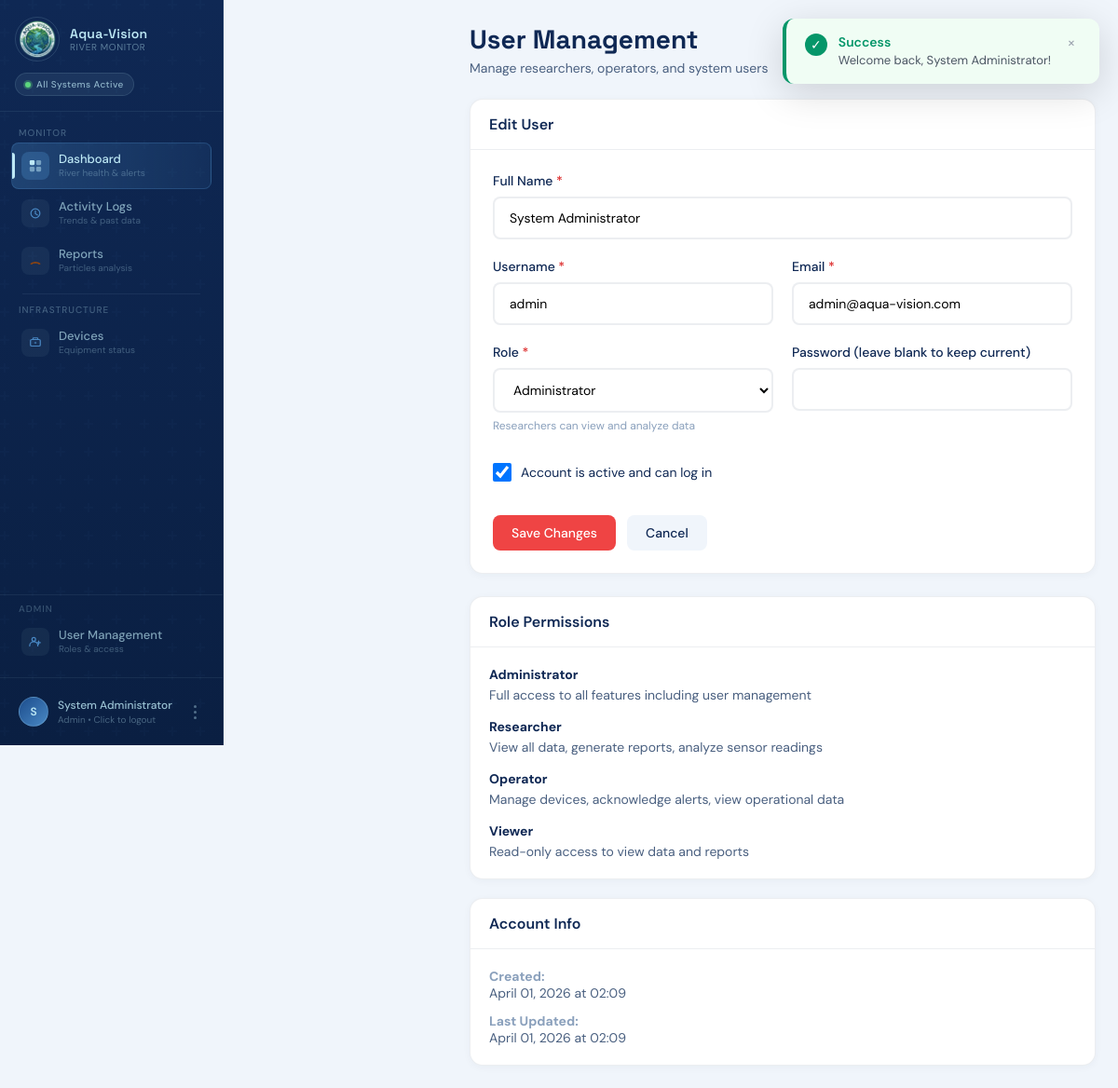
/apps/admin/users.php?action=edit&id=1 (signed in), run on the app's committed database.
### tables this page shows
CREATE TABLE IF NOT EXISTS users (
    user_id INT AUTO_INCREMENT PRIMARY KEY,
    username VARCHAR(50) UNIQUE NOT NULL,
    email VARCHAR(100) UNIQUE NOT NULL,
    password_hash VARCHAR(255) NOT NULL,
    full_name VARCHAR(100) NOT NULL,
    role ENUM('admin', 'operator', 'viewer', 'researcher') DEFAULT 'viewer',
    is_active BOOLEAN DEFAULT TRUE,
    created_at TIMESTAMP DEFAULT CURRENT_TIMESTAMP,
    updated_at TIMESTAMP DEFAULT CURRENT_TIMESTAMP ON UPDATE CURRENT_TIMESTAMP
);

### apps/admin/users.php (the view, shortened to what this page needs)
<?php
require_once __DIR__ . '/../../database/config.php';
$action = $_GET['action'] ?? 'list';
$id = isset($_GET['id']) ? (int)$_GET['id'] : 0;
$user = ($action === 'edit' && $id) ? getUserById($conn, $id) : null;
$users = getAllUsers($conn);
function getAllUsers($conn) {
    $sql = "SELECT user_id, username, email, full_name, role, is_active, created_at, updated_at
            FROM users
            ORDER BY created_at DESC";
    $result = $conn->query($sql);
    return $result ? $result->fetch_all(MYSQLI_ASSOC) : [];
}
function getUserById($conn, $id) {
    $stmt = $conn->prepare("SELECT user_id, username, email, full_name, role, is_active, created_at, updated_at
                          FROM users
                          WHERE user_id = ?");
    $stmt->bind_param("i", $id);
    $stmt->execute();
    return $stmt->get_result()->fetch_assoc();
}
$totalUsers = count($users);
$activeUsers = count(array_filter($users, fn($u) => $u['is_active']));
$inactiveUsers = $totalUsers - $activeUsers;
$researcherCount = count(array_filter($users, fn($u) => $u['role'] === 'researcher'));
?>
<!DOCTYPE html>
<html lang="en">
<head>
</head>
<body>
    <?php include __DIR__ . '/../../assets/navigation.php'; ?>
    <?php include __DIR__ . '/../../assets/toast.php'; ?>
    <div class="main-content">
        <div class="page-header">
            <div>
                <h1 class="page-title">User Management</h1>
                <p class="page-subtitle">Manage researchers, operators, and system users</p>
            </div>
        </div>
        <?php if ($action === 'list'): ?>
            <div class="stats-grid">
                <div class="stat-card">
                    <div class="stat-label">Total Users</div>
                    <div class="stat-value"><?= $totalUsers ?></div>
                    <div class="stat-change">All system accounts</div>
                </div>
                <div class="stat-card">
                    <div class="stat-label">Active Users</div>
                    <div class="stat-value" style="color: var(--good);"><?= $activeUsers ?></div>
                    <div class="stat-change">Currently active</div>
                </div>
                <div class="stat-card">
                    <div class="stat-label">Researchers</div>
                    <div class="stat-value" style="color: var(--c3);"><?= $researcherCount ?></div>
                    <div class="stat-change">Research personnel</div>
                </div>
                <div class="stat-card">
                    <div class="stat-label">Inactive</div>
                    <div class="stat-value" style="color: var(--crit);"><?= $inactiveUsers ?></div>
                    <div class="stat-change">Deactivated accounts</div>
                </div>
            </div>
            <div class="card">
                <div class="card-header">
                    <h2 class="card-title">All Users</h2>
                </div>
                <?php if (empty($users)): ?>
                    <div class="empty-state">
                        <div class="empty-state-icon">👥</div>
                        <div class="empty-state-title">No users found</div>
                        <div class="empty-state-text">Get started by adding your first user.</div>
                    </div>
                <?php else: ?>
                    <table class="data-table">
                        <thead>
                            <tr>
                                <th>User</th>
                                <th>Role</th>
                                <th>Status</th>
                                <th>Created</th>
                                <th>Actions</th>
                            </tr>
                        </thead>
                        <tbody>
                            <?php foreach ($users as $u): ?>
                                <tr>
                                    <td>
                                        <div class="user-info">
                                            <div class="user-avatar">
                                                <?= strtoupper(substr($u['full_name'], 0, 1)) ?>
                                            </div>
                                            <div class="user-details">
                                                <span class="user-name"><?= htmlspecialchars($u['full_name']) ?></span>
                                                <span class="user-email"><?= htmlspecialchars($u['email']) ?></span>
                                            </div>
                                        </div>
                                    </td>
                                    <td>
                                        <span class="role-badge" style="background: <?= getRoleBadgeColor($u['role']) ?>">
                                            <?= ucfirst($u['role']) ?>
                                        </span>
                                    </td>
                                    <td>
                                        <?php if ($u['is_active']): ?>
                                            <span class="badge badge-success">● Active</span>
                                        <?php else: ?>
                                            <span class="badge badge-danger">● Inactive</span>
                                        <?php endif; ?>
                                    </td>
                                    <td><?= date('M d, Y', strtotime($u['created_at'])) ?></td>
                                    <td>
                                        <div class="actions">
                                            <a href="?action=edit&id=<?= $u['user_id'] ?>" class="icon-btn edit" title="Edit">✏️</a>
                                            <form method="POST" style="display: inline;" onsubmit="return confirm('Are you sure you want to delete this user?');">
                                                <input type="hidden" name="form_action" value="delete">
                                                <input type="hidden" name="user_id" value="<?= $u['user_id'] ?>">
                                                <button type="submit" class="icon-btn delete" title="Delete">🗑️</button>
                                            </form>
                                        </div>
                                    </td>
                                </tr>
                            <?php endforeach; ?>
                        </tbody>
                    </table>
                <?php endif; ?>
            </div>
        <?php elseif ($action === 'add' || $action === 'edit'): ?>
            <div class="content-grid">
                <div class="card">
                    <div class="card-header">
                        <h2 class="card-title"><?= $action === 'add' ? 'Add New User' : 'Edit User' ?></h2>
                    </div>
                    <div style="padding: 24px;">
                        <form method="POST" action="">
                            <div class="form-group">
                                <label class="form-label">Full Name <span class="required">*</span></label>
                                <input type="text" name="full_name" class="form-input"
                                       value="<?= htmlspecialchars($user['full_name'] ?? '') ?>" required>
                            </div>
                            <div style="display: grid; grid-template-columns: 1fr 1fr; gap: 20px;">
                                <div class="form-group">
                                    <label class="form-label">Username <span class="required">*</span></label>
                                    <input type="text" name="username" class="form-input"
                                           value="<?= htmlspecialchars($user['username'] ?? '') ?>" required>
                                </div>
                                <div class="form-group">
                                    <label class="form-label">Email <span class="required">*</span></label>
                                    <input type="email" name="email" class="form-input"
                                           value="<?= htmlspecialchars($user['email'] ?? '') ?>" required>
                                </div>
                            </div>
                            <div style="display: grid; grid-template-columns: 1fr 1fr; gap: 20px;">
                                <div class="form-group">
                                    <label class="form-label">Role <span class="required">*</span></label>
                                    <select name="role" class="form-select" required>
                                        <option value="admin" <?= ($user['role'] ?? '') === 'admin' ? 'selected' : '' ?>>Administrator</option>
                                    </select>
                                    <p class="form-hint">Researchers can view and analyze data</p>
                                </div>
                                <div class="form-group">
                                    <label class="form-label">
                                        Password <?= $action === 'add' ? '<span class="required">*</span>' : '(leave blank to keep current)' ?>
                                    </label>
                                    <input type="password" name="password" class="form-input"
                                           <?= $action === 'add' ? 'required' : '' ?>>
                                </div>
                            </div>
                            <div class="checkbox-wrapper">
                                <input type="checkbox" id="is_active" name="is_active" value="1"
                                       <?= ($user['is_active'] ?? 1) ? 'checked' : '' ?>>
                                <label for="is_active">Account is active and can log in</label>
                            </div>
                            <div style="display: flex; gap: 12px; margin-top: 24px;">
                                <button type="submit" class="btn btn-primary">
                                    <?= $action === 'add' ? 'Create User' : 'Save Changes' ?>
                                </button>
                                <a href="?action=list" class="btn" style="background: var(--bg); color: var(--text);">Cancel</a>
                            </div>
                        </form>
                    </div>
                </div>
                <div>
                    <div class="card" style="margin-bottom: 20px;">
                        <div class="card-header">
                            <h3 class="card-title">Role Permissions</h3>
                        </div>
                        <div style="padding: 20px; font-size: 14px; color: var(--text2);">
                            <div style="margin-bottom: 16px;">
                                <strong style="color: var(--c1); display: block; margin-bottom: 4px;">Administrator</strong>
                                Full access to all features including user management
                            </div>
                            <div style="margin-bottom: 16px;">
                                <strong style="color: var(--c1); display: block; margin-bottom: 4px;">Researcher</strong>
                                View all data, generate reports, analyze sensor readings
                            </div>
                            <div style="margin-bottom: 16px;">
                                <strong style="color: var(--c1); display: block; margin-bottom: 4px;">Operator</strong>
                                Manage devices, acknowledge alerts, view operational data
                            </div>
                            <div>
                                <strong style="color: var(--c1); display: block; margin-bottom: 4px;">Viewer</strong>
                                Read-only access to view data and reports
                            </div>
                        </div>
                    </div>
                    <?php if ($action === 'edit' && $user): ?>
                        <div class="card">
                            <div class="card-header">
                                <h3 class="card-title">Account Info</h3>
                            </div>
                            <div style="padding: 20px; font-size: 14px; color: var(--text2);">
                                <div style="margin-bottom: 12px;">
                                    <strong style="color: var(--text3);">Created:</strong><br>
                                    <?= date('F d, Y \a\t H:i', strtotime($user['created_at'])) ?>
                                </div>
                                <div>
                                    <strong style="color: var(--text3);">Last Updated:</strong><br>
                                    <?= date('F d, Y \a\t H:i', strtotime($user['updated_at'])) ?>
                                </div>
                            </div>
                        </div>
                    <?php endif; ?>
                </div>
            </div>
        <?php endif; ?>
    </div>
</body>
</html>

### apps/admin/users.php (style rules this page uses)
*, *::before, *::after { box-sizing: border-box; margin: 0; padding: 0; }
:root { --c1: #0F2854; --c2: #1C4D8D; --c3: #4988C4; --c4: #BDE8F5; --bg: #f0f5fb; --surface: #fff; --border: rgba(15,40,84,.08); --text: #0F2854; --text2: #4a6080; --text3: #8aa0bc; --good: #16a34a; --good-bg: #dcfce7; --warn: #d97706; --warn-bg: #fef3c7; --crit: #dc2626; --crit-bg: #fee2e2; --radius: 14px; --radius-sm: 8px; --sidebar-w: 240px; }
body { font-family: 'DM Sans', sans-serif; background: var(--bg); min-height: 100vh; }
.main-content { margin-left: var(--sidebar-w); padding: 24px; }
.page-header { display: flex; justify-content: space-between; align-items: center; margin-bottom: 24px; }
.page-title { font-family: 'Space Grotesk', sans-serif; font-size: 28px; font-weight: 700; color: var(--c1); }
.page-subtitle { font-size: 14px; color: var(--text2); margin-top: 4px; }
.content-grid { display: grid; grid-template-columns: 1fr 350px; gap: 24px; }
.card { background: var(--surface); border-radius: var(--radius); border: 1px solid var(--border); overflow: hidden; box-shadow: 0 2px 8px rgba(15,40,84,0.04); }
.card-header { padding: 16px 20px; border-bottom: 1px solid var(--border); display: flex; justify-content: space-between; align-items: center; }
.card-title { font-size: 16px; font-weight: 600; color: var(--c1); }
.btn { display: inline-flex; align-items: center; gap: 8px; padding: 10px 20px; border-radius: var(--radius-sm); font-size: 14px; font-weight: 500; cursor: pointer; border: none; text-decoration: none; transition: all 0.2s; }
.btn-primary { background: var(--c2); color: white; }
.form-group { margin-bottom: 20px; }
.form-label { display: block; font-size: 14px; font-weight: 500; color: var(--text); margin-bottom: 8px; }
.form-label .required { color: var(--crit); }
.form-input, .form-select { width: 100%; padding: 12px 16px; border: 2px solid var(--border); border-radius: var(--radius-sm); font-size: 14px; font-family: inherit; background: var(--surface); }
.form-hint { font-size: 12px; color: var(--text3); margin-top: 6px; }
.checkbox-wrapper { display: flex; align-items: center; gap: 10px; padding: 12px 0; }
.checkbox-wrapper input[type="checkbox"] { width: 20px; height: 20px; cursor: pointer; }
.checkbox-wrapper label { font-size: 14px; color: var(--text); cursor: pointer; }
@media (max-width: 1200px) { .content-grid { grid-template-columns: 1fr; } }

### assets/navigation.php (style rules this page uses)
:root { --c1: #0F2854; --c2: #1C4D8D; --c3: #4988C4; --c4: #BDE8F5; --c4-soft: rgba(189,232,245,0.13); --c4-hover: rgba(189,232,245,0.20); --sidebar-w: 240px; --radius: 14px; --radius-sm: 8px; --transition: 0.22s cubic-bezier(0.4, 0, 0.2, 1); }
body { margin-left: var(--sidebar-w); }
.btn { padding: 10px 20px; border-radius: 8px; font-size: 14px; font-weight: 500; cursor: pointer; border: none; font-family: 'DM Sans', sans-serif; transition: all 0.2s; text-decoration: none; display: inline-flex; align-items: center; justify-content: center; }
.btn-primary { background: #ef4444; color: white; }

### data on the page
users: full_name "System Administrator", username "admin", email "admin@aqua-vision.com", role "Administrator", is_active "☑", created_at "April 01, 2026 at 02:09", updated_at "April 01, 2026 at 02:09"

### other printed values
substr($_SESSION['user_name'] ?? 'U', 0, 1) "S"
$_SESSION['user_name'] "System Administrator"
$_SESSION['user_role'] "Admin"
